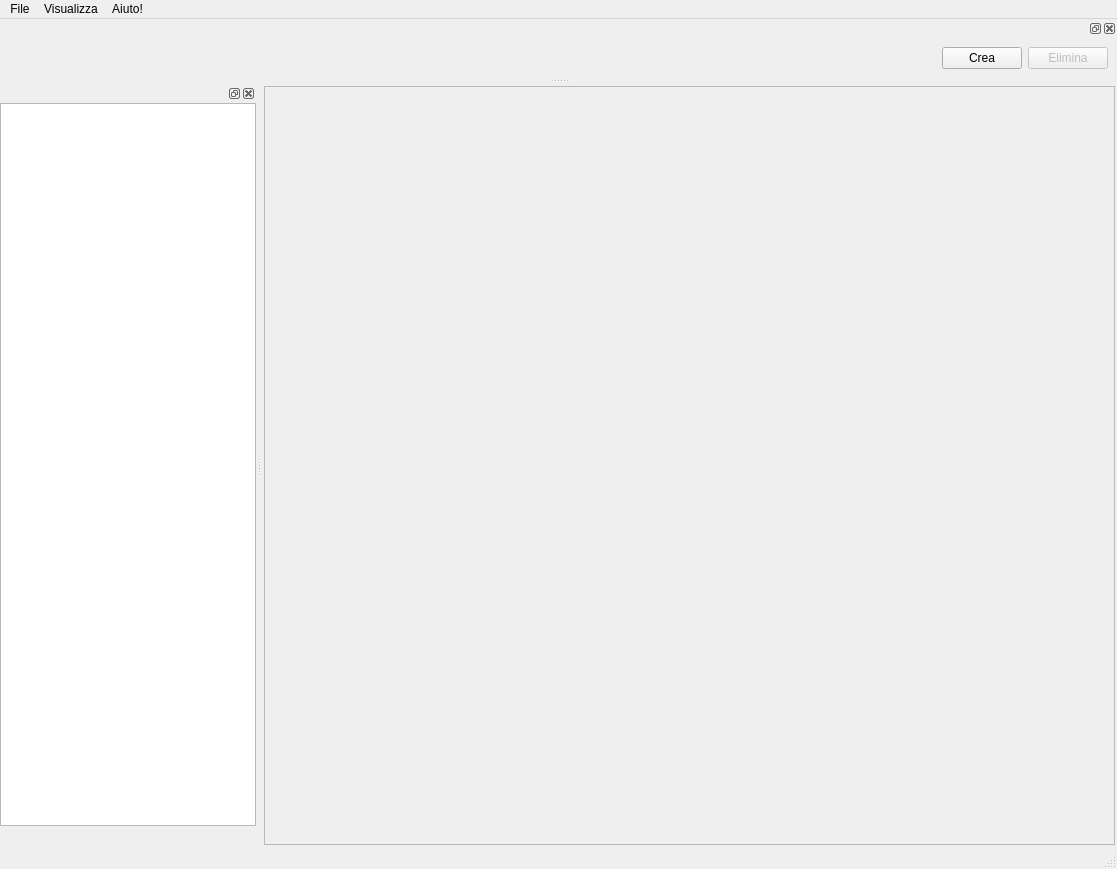
<?xml version="1.0" encoding="UTF-8"?>
<ui version="4.0">
 <class>MainWindow</class>
 <widget class="QMainWindow" name="MainWindow">
  <property name="geometry">
   <rect>
    <x>0</x>
    <y>0</y>
    <width>1117</width>
    <height>869</height>
   </rect>
  </property>
  <property name="windowTitle">
   <string>MainWindow</string>
  </property>
  <property name="windowIcon">
   <iconset resource="resources/immagini.qrc">
    <normaloff>:/images/gelatino_icon2.png</normaloff>:/images/gelatino_icon2.png</iconset>
  </property>
  <widget class="QWidget" name="centralwidget">
   <layout class="QHBoxLayout" name="horizontalLayout">
    <property name="spacing">
     <number>2</number>
    </property>
    <property name="margin">
     <number>2</number>
    </property>
    <item>
     <widget class="QScrollArea" name="scrollArea">
      <property name="widgetResizable">
       <bool>true</bool>
      </property>
      <widget class="QWidget" name="scrollAreaWidgetContents">
       <property name="geometry">
        <rect>
         <x>0</x>
         <y>0</y>
         <width>849</width>
         <height>725</height>
        </rect>
       </property>
       <layout class="QVBoxLayout" name="layoutTextarea"/>
      </widget>
     </widget>
    </item>
   </layout>
  </widget>
  <widget class="QMenuBar" name="menubar">
   <property name="geometry">
    <rect>
     <x>0</x>
     <y>0</y>
     <width>1117</width>
     <height>30</height>
    </rect>
   </property>
   <widget class="QMenu" name="menuFile">
    <property name="title">
     <string>File</string>
    </property>
    <addaction name="actionLogin"/>
    <addaction name="actionEsci"/>
   </widget>
   <widget class="QMenu" name="menuAiuto">
    <property name="title">
     <string>Aiuto!</string>
    </property>
    <addaction name="actionInformazioni_su"/>
    <addaction name="actionSostienici"/>
   </widget>
   <widget class="QMenu" name="menuVisualizza">
    <property name="title">
     <string>Visualizza</string>
    </property>
    <addaction name="actionLista_conversazioni"/>
    <addaction name="actionStrumenti_conversazione"/>
   </widget>
   <addaction name="menuFile"/>
   <addaction name="menuVisualizza"/>
   <addaction name="menuAiuto"/>
  </widget>
  <widget class="QStatusBar" name="statusbar"/>
  <widget class="QDockWidget" name="dockLista">
   <property name="sizePolicy">
    <sizepolicy hsizetype="Preferred" vsizetype="Preferred">
     <horstretch>0</horstretch>
     <verstretch>0</verstretch>
    </sizepolicy>
   </property>
   <property name="allowedAreas">
    <set>Qt::LeftDockWidgetArea|Qt::RightDockWidgetArea</set>
   </property>
   <attribute name="dockWidgetArea">
    <number>1</number>
   </attribute>
   <widget class="QWidget" name="dockWidgetContents">
    <layout class="QVBoxLayout" name="verticalLayout_2">
     <property name="spacing">
      <number>3</number>
     </property>
     <property name="margin">
      <number>0</number>
     </property>
     <item>
      <widget class="QListView" name="listaConvers">
       <property name="frameShape">
        <enum>QFrame::StyledPanel</enum>
       </property>
       <property name="frameShadow">
        <enum>QFrame::Plain</enum>
       </property>
       <property name="lineWidth">
        <number>1</number>
       </property>
       <property name="midLineWidth">
        <number>0</number>
       </property>
       <property name="horizontalScrollBarPolicy">
        <enum>Qt::ScrollBarAlwaysOff</enum>
       </property>
       <property name="editTriggers">
        <set>QAbstractItemView::DoubleClicked|QAbstractItemView::EditKeyPressed|QAbstractItemView::SelectedClicked</set>
       </property>
       <property name="alternatingRowColors">
        <bool>true</bool>
       </property>
       <property name="selectionBehavior">
        <enum>QAbstractItemView::SelectRows</enum>
       </property>
       <property name="resizeMode">
        <enum>QListView::Adjust</enum>
       </property>
      </widget>
     </item>
     <item>
      <widget class="QWidget" name="widgetPartecipanti" native="true">
       <layout class="QGridLayout" name="layoutPartecipanti"/>
      </widget>
     </item>
    </layout>
   </widget>
  </widget>
  <widget class="QDockWidget" name="dock_strumconv">
   <property name="maximumSize">
    <size>
     <width>524287</width>
     <height>200</height>
    </size>
   </property>
   <attribute name="dockWidgetArea">
    <number>4</number>
   </attribute>
   <widget class="QWidget" name="dockWidgetContents_2">
    <layout class="QHBoxLayout" name="horizontalLayout_2">
     <property name="sizeConstraint">
      <enum>QLayout::SetMinimumSize</enum>
     </property>
     <item>
      <spacer name="horizontalSpacer">
       <property name="orientation">
        <enum>Qt::Horizontal</enum>
       </property>
       <property name="sizeHint" stdset="0">
        <size>
         <width>40</width>
         <height>20</height>
        </size>
       </property>
      </spacer>
     </item>
     <item>
      <widget class="QWidget" name="widget" native="true">
       <property name="enabled">
        <bool>false</bool>
       </property>
       <layout class="QVBoxLayout" name="layout_titolo">
        <property name="spacing">
         <number>0</number>
        </property>
        <property name="margin">
         <number>0</number>
        </property>
       </layout>
      </widget>
     </item>
     <item>
      <widget class="QPushButton" name="buttonCrea">
       <property name="text">
        <string>Crea</string>
       </property>
      </widget>
     </item>
     <item>
      <widget class="QPushButton" name="buttonElimina">
       <property name="enabled">
        <bool>false</bool>
       </property>
       <property name="text">
        <string>Elimina</string>
       </property>
      </widget>
     </item>
    </layout>
   </widget>
  </widget>
  <action name="actionLogin">
   <property name="text">
    <string>Login</string>
   </property>
  </action>
  <action name="actionEsci">
   <property name="text">
    <string>Esci</string>
   </property>
  </action>
  <action name="actionInformazioni_su">
   <property name="text">
    <string>Informazioni su Thinkzone</string>
   </property>
  </action>
  <action name="actionSostienici">
   <property name="text">
    <string>Sostienici</string>
   </property>
  </action>
  <action name="actionLista_conversazioni">
   <property name="checkable">
    <bool>true</bool>
   </property>
   <property name="checked">
    <bool>true</bool>
   </property>
   <property name="text">
    <string>Lista conversazioni</string>
   </property>
  </action>
  <action name="actionStrumenti_conversazione">
   <property name="checkable">
    <bool>true</bool>
   </property>
   <property name="checked">
    <bool>true</bool>
   </property>
   <property name="text">
    <string>Strumenti conversazione</string>
   </property>
  </action>
 </widget>
 <resources>
  <include location="resources/immagini.qrc"/>
 </resources>
 <connections>
  <connection>
   <sender>actionEsci</sender>
   <signal>triggered()</signal>
   <receiver>MainWindow</receiver>
   <slot>close()</slot>
   <hints>
    <hint type="sourcelabel">
     <x>-1</x>
     <y>-1</y>
    </hint>
    <hint type="destinationlabel">
     <x>558</x>
     <y>434</y>
    </hint>
   </hints>
  </connection>
  <connection>
   <sender>actionLista_conversazioni</sender>
   <signal>toggled(bool)</signal>
   <receiver>dockLista</receiver>
   <slot>setVisible(bool)</slot>
   <hints>
    <hint type="sourcelabel">
     <x>-1</x>
     <y>-1</y>
    </hint>
    <hint type="destinationlabel">
     <x>101</x>
     <y>479</y>
    </hint>
   </hints>
  </connection>
  <connection>
   <sender>actionStrumenti_conversazione</sender>
   <signal>toggled(bool)</signal>
   <receiver>dock_strumconv</receiver>
   <slot>setVisible(bool)</slot>
   <hints>
    <hint type="sourcelabel">
     <x>-1</x>
     <y>-1</y>
    </hint>
    <hint type="destinationlabel">
     <x>558</x>
     <y>70</y>
    </hint>
   </hints>
  </connection>
  <connection>
   <sender>dockLista</sender>
   <signal>visibilityChanged(bool)</signal>
   <receiver>actionLista_conversazioni</receiver>
   <slot>setChecked(bool)</slot>
   <hints>
    <hint type="sourcelabel">
     <x>101</x>
     <y>479</y>
    </hint>
    <hint type="destinationlabel">
     <x>-1</x>
     <y>-1</y>
    </hint>
   </hints>
  </connection>
  <connection>
   <sender>dock_strumconv</sender>
   <signal>visibilityChanged(bool)</signal>
   <receiver>actionStrumenti_conversazione</receiver>
   <slot>setChecked(bool)</slot>
   <hints>
    <hint type="sourcelabel">
     <x>558</x>
     <y>70</y>
    </hint>
    <hint type="destinationlabel">
     <x>-1</x>
     <y>-1</y>
    </hint>
   </hints>
  </connection>
 </connections>
</ui>
